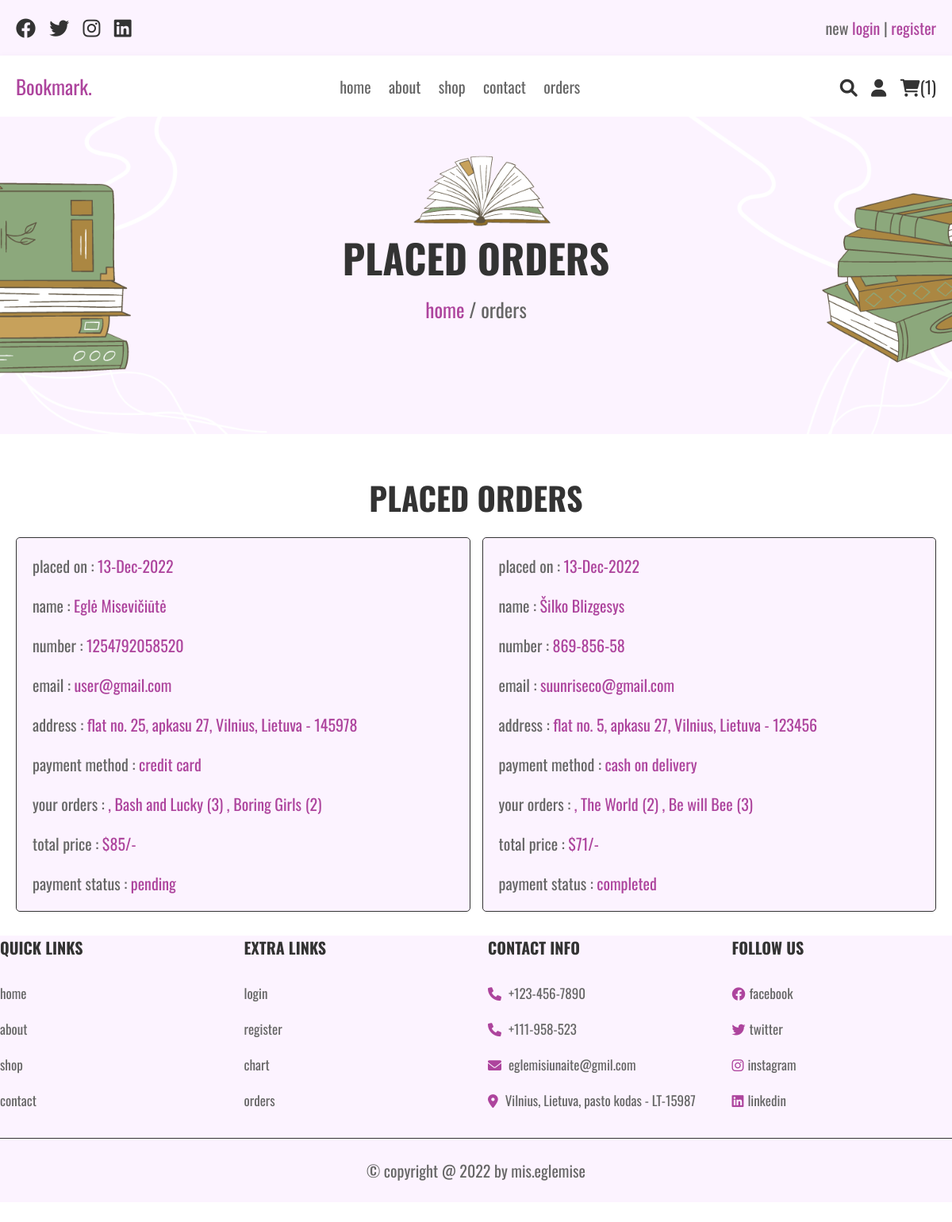
The page /orders.php (signed in) on the database its author committed.
### tables this page shows
CREATE TABLE `orders` (
  `id` int(100) NOT NULL,
  `user_id` int(100) NOT NULL,
  `name` varchar(100) NOT NULL,
  `number` varchar(100) NOT NULL,
  `email` varchar(100) NOT NULL,
  `method` varchar(100) NOT NULL,
  `address` varchar(500) NOT NULL,
  `total_products` varchar(1000) NOT NULL,
  `total_price` int(100) NOT NULL,
  `placed_on` varchar(50) NOT NULL,
  `payment_status` varchar(20) NOT NULL DEFAULT 'pending'
);

### orders.php (the view, shortened to what this page needs)
<?php
include 'config.php';
$user_id = $_SESSION['user_id'];
?>
<!DOCTYPE html>
<html lang="en">
<head>
   <link rel="stylesheet" href="https://cdnjs.cloudflare.com/ajax/libs/font-awesome/6.0.0/css/all.min.css">
   <link rel="stylesheet" href="css/styles.css">
</head>
<body>
<?php include 'header.php';?>
<div class="heading">
   <h3>placed orders</h3>
   <p><a href="home.php">home</a> / orders</p>
</div>
<section class="placed-orders">
<h1 class="title">placed orders</h1>
<div class="box-container">
   <?php
   $order_query = mysqli_query($conn, "SELECT * FROM `orders` WHERE user_id = '$user_id'") or die('query failed!');
   if(mysqli_num_rows($order_query)>0){
while($fetch_orders = mysqli_fetch_assoc($order_query)){
   ?>
   <div class="box">
   <p>placed on : <span><?php echo $fetch_orders['placed_on'] ;?></span></p>
   <p>name : <span><?php echo $fetch_orders['name'] ;?></span></p>
   <p>number : <span><?php echo $fetch_orders['number'] ;?></span></p>
   <p>email : <span><?php echo $fetch_orders['email'] ;?></span></p>
   <p>address : <span><?php echo $fetch_orders['address'] ;?></span></p>
   <p>payment method : <span><?php echo $fetch_orders['method'] ;?></span></p>
   <p>your orders : <span><?php echo $fetch_orders['total_products'] ;?></span></p>
   <p>total price : <span>$<?php echo $fetch_orders['total_price'] ;?>/-</span></p>
   <p>payment status : <span><?php echo $fetch_orders['payment_status'] ;?></span></p>
   </div>
    <?php
}
   }else{
      echo '<p class="emty">you no orders placed yet!</p>';
   }
   ?>
</div>
</section>
<?php include 'footer.php';?>
</body>
</html>

### css/styles.css (style rules this page uses)
:root { --purple:#ad449d; --red:#c02b2b; --orange:#f39c12; --black:#333; --light-color:#666; --light-bg:#FCF3FF; --border:0.1rem solid #333; --box-shadow: 0 0.5rem 1rem rgba(0,0,0,0.1); }
* { font-family: 'Oswald', sans-serif; margin: 0; padding: 0; box-sizing: border-box; outline: none; border: none; text-decoration: none; transition: all 0.2s linear; }
html { font-size: 62.5%; overflow-x: hidden; }
section { padding: 3rem 2rem; }
.title { text-align: center; margin: 2rem 0; text-transform: uppercase; color: var(--black); font-size:4rem ; }
.heading { min-height: 50vh; display: flex; flex-flow: column; align-items: center; justify-content: center; gap:1rem; background-image: url("../images/book.png"); background-size: cover; background-position: center; background-repeat: no-repeat; }
.heading h3 { font-size: 5rem; color: var(--black); text-transform: uppercase; }
.heading p { font-size: 2.5rem; color: var(--light-color); }
.heading p a { color:var(--purple); }
.placed-orders .box-container { max-width: 1200px; margin: 0 auto; display: flex; flex-wrap: wrap; align-items: center; gap:1.5rem; justify-content: center; }
.placed-orders .box-container .box { flex:1 1 40rem; border-radius: 0.5rem; padding: 2rem; border: var(--border); background-color: var(--light-bg); padding: 1rem 2rem; }
.placed-orders .box-container .box p { padding: 1rem 0; font-size: 2rem; color: var(--light-color); }
.placed-orders .box-container .box span { color: var(--purple); }

### rows shown on the page
orders: placed_on "13-Dec-2022", name "Eglė Misevičiūtė", number "1254792058520", email "user@gmail.com", address "flat no. 25, apkasu 27, Vilnius, Lietuva - 145978", method "credit card", total_products ", Bash and Lucky (3) , Boring Girls (2)", total_price "85", payment_status "pending"
orders: placed_on "13-Dec-2022", name "Šilko Blizgesys", number "869-856-58", email "suunriseco@gmail.com", address "flat no. 5, apkasu 27, Vilnius, Lietuva - 123456", method "cash on delivery", total_products ", The World (2) , Be will Bee (3)", total_price "71", payment_status "completed"

### other values the page prints
$cart_row_number "1"
